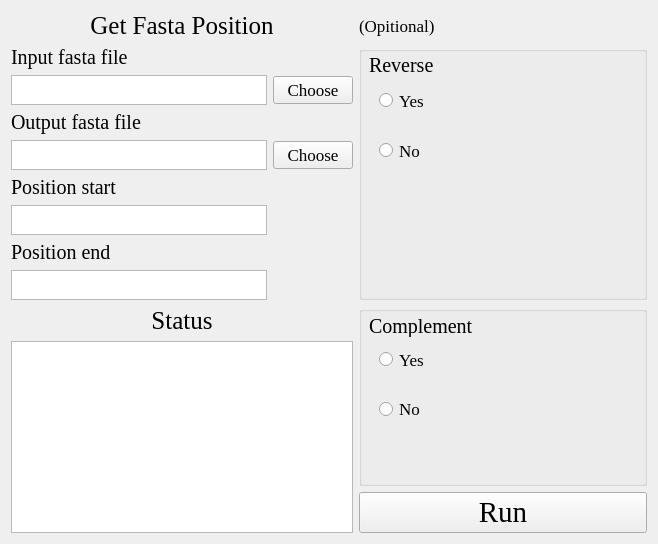
<?xml version="1.0" encoding="UTF-8"?>
<ui version="4.0">
 <class>Form</class>
 <widget class="QWidget" name="Form">
  <property name="geometry">
   <rect>
    <x>0</x>
    <y>0</y>
    <width>658</width>
    <height>542</height>
   </rect>
  </property>
  <property name="sizePolicy">
   <sizepolicy hsizetype="Expanding" vsizetype="Expanding">
    <horstretch>0</horstretch>
    <verstretch>0</verstretch>
   </sizepolicy>
  </property>
  <property name="windowTitle">
   <string>Form</string>
  </property>
  <property name="styleSheet">
   <string notr="true">background-image: url(D:/tools/Pycharm/pyqt/logo/green_back.png);</string>
  </property>
  <layout class="QGridLayout" name="gridLayout_8">
   <item row="3" column="1">
    <layout class="QGridLayout" name="gridLayout_6">
     <item row="0" column="0">
      <widget class="QPushButton" name="pushButton">
       <property name="font">
        <font>
         <family>Times New Roman</family>
         <pointsize>22</pointsize>
        </font>
       </property>
       <property name="styleSheet">
        <string notr="true">background-image: url(D:/Documents/Desktop/white.png)</string>
       </property>
       <property name="text">
        <string>Run</string>
       </property>
      </widget>
     </item>
    </layout>
   </item>
   <item row="1" column="1">
    <layout class="QGridLayout" name="gridLayout_5">
     <property name="verticalSpacing">
      <number>0</number>
     </property>
     <item row="0" column="0">
      <widget class="QGroupBox" name="groupBox">
       <property name="sizePolicy">
        <sizepolicy hsizetype="Expanding" vsizetype="Expanding">
         <horstretch>0</horstretch>
         <verstretch>0</verstretch>
        </sizepolicy>
       </property>
       <property name="title">
        <string/>
       </property>
       <widget class="QRadioButton" name="radioButton">
        <property name="geometry">
         <rect>
          <x>20</x>
          <y>40</y>
          <width>151</width>
          <height>29</height>
         </rect>
        </property>
        <property name="sizePolicy">
         <sizepolicy hsizetype="Expanding" vsizetype="Expanding">
          <horstretch>0</horstretch>
          <verstretch>0</verstretch>
         </sizepolicy>
        </property>
        <property name="font">
         <font>
          <family>Times New Roman</family>
          <pointsize>13</pointsize>
         </font>
        </property>
        <property name="styleSheet">
         <string notr="true"/>
        </property>
        <property name="text">
         <string>Yes</string>
        </property>
        <property name="autoExclusive">
         <bool>true</bool>
        </property>
       </widget>
       <widget class="QRadioButton" name="radioButton_2">
        <property name="geometry">
         <rect>
          <x>20</x>
          <y>90</y>
          <width>121</width>
          <height>29</height>
         </rect>
        </property>
        <property name="sizePolicy">
         <sizepolicy hsizetype="Expanding" vsizetype="Expanding">
          <horstretch>0</horstretch>
          <verstretch>0</verstretch>
         </sizepolicy>
        </property>
        <property name="font">
         <font>
          <family>Times New Roman</family>
          <pointsize>13</pointsize>
         </font>
        </property>
        <property name="styleSheet">
         <string notr="true"/>
        </property>
        <property name="text">
         <string>No</string>
        </property>
        <property name="autoExclusive">
         <bool>true</bool>
        </property>
       </widget>
       <widget class="QLabel" name="label_7">
        <property name="geometry">
         <rect>
          <x>10</x>
          <y>9</y>
          <width>169</width>
          <height>21</height>
         </rect>
        </property>
        <property name="sizePolicy">
         <sizepolicy hsizetype="Expanding" vsizetype="Expanding">
          <horstretch>0</horstretch>
          <verstretch>0</verstretch>
         </sizepolicy>
        </property>
        <property name="maximumSize">
         <size>
          <width>16777215</width>
          <height>30</height>
         </size>
        </property>
        <property name="font">
         <font>
          <family>Times New Roman</family>
          <pointsize>15</pointsize>
         </font>
        </property>
        <property name="text">
         <string>Reverse</string>
        </property>
        <property name="alignment">
         <set>Qt::AlignLeading|Qt::AlignLeft|Qt::AlignVCenter</set>
        </property>
       </widget>
      </widget>
     </item>
    </layout>
   </item>
   <item row="0" column="0">
    <layout class="QGridLayout" name="gridLayout">
     <property name="rightMargin">
      <number>0</number>
     </property>
     <item row="0" column="0">
      <widget class="QLabel" name="label">
       <property name="sizePolicy">
        <sizepolicy hsizetype="Expanding" vsizetype="MinimumExpanding">
         <horstretch>0</horstretch>
         <verstretch>0</verstretch>
        </sizepolicy>
       </property>
       <property name="maximumSize">
        <size>
         <width>16777215</width>
         <height>40</height>
        </size>
       </property>
       <property name="font">
        <font>
         <family>Times New Roman</family>
         <pointsize>19</pointsize>
        </font>
       </property>
       <property name="text">
        <string>Get Fasta Position</string>
       </property>
       <property name="alignment">
        <set>Qt::AlignCenter</set>
       </property>
      </widget>
     </item>
    </layout>
   </item>
   <item row="0" column="1">
    <layout class="QVBoxLayout" name="verticalLayout_7">
     <item>
      <widget class="QLabel" name="label_5">
       <property name="sizePolicy">
        <sizepolicy hsizetype="Expanding" vsizetype="MinimumExpanding">
         <horstretch>0</horstretch>
         <verstretch>0</verstretch>
        </sizepolicy>
       </property>
       <property name="maximumSize">
        <size>
         <width>16777215</width>
         <height>40</height>
        </size>
       </property>
       <property name="font">
        <font>
         <family>Times New Roman</family>
         <pointsize>13</pointsize>
        </font>
       </property>
       <property name="text">
        <string>(Opitional)</string>
       </property>
      </widget>
     </item>
    </layout>
   </item>
   <item row="2" column="0" rowspan="2">
    <layout class="QGridLayout" name="gridLayout_7">
     <item row="0" column="0">
      <widget class="QLabel" name="label_4">
       <property name="sizePolicy">
        <sizepolicy hsizetype="Expanding" vsizetype="MinimumExpanding">
         <horstretch>0</horstretch>
         <verstretch>0</verstretch>
        </sizepolicy>
       </property>
       <property name="maximumSize">
        <size>
         <width>16777215</width>
         <height>40</height>
        </size>
       </property>
       <property name="font">
        <font>
         <family>Times New Roman</family>
         <pointsize>19</pointsize>
        </font>
       </property>
       <property name="text">
        <string>Status</string>
       </property>
       <property name="alignment">
        <set>Qt::AlignCenter</set>
       </property>
      </widget>
     </item>
     <item row="1" column="0">
      <widget class="QTextBrowser" name="textBrowser">
       <property name="sizePolicy">
        <sizepolicy hsizetype="Expanding" vsizetype="MinimumExpanding">
         <horstretch>0</horstretch>
         <verstretch>0</verstretch>
        </sizepolicy>
       </property>
       <property name="maximumSize">
        <size>
         <width>16777215</width>
         <height>200</height>
        </size>
       </property>
       <property name="styleSheet">
        <string notr="true">background-image: url(D:/tools/Pycharm/pyqt/logo/white.png)</string>
       </property>
      </widget>
     </item>
    </layout>
   </item>
   <item row="2" column="1">
    <layout class="QVBoxLayout" name="verticalLayout_5">
     <item>
      <widget class="QGroupBox" name="groupBox_2">
       <property name="sizePolicy">
        <sizepolicy hsizetype="Expanding" vsizetype="Expanding">
         <horstretch>0</horstretch>
         <verstretch>0</verstretch>
        </sizepolicy>
       </property>
       <property name="title">
        <string/>
       </property>
       <widget class="QRadioButton" name="radioButton_4">
        <property name="geometry">
         <rect>
          <x>20</x>
          <y>90</y>
          <width>231</width>
          <height>26</height>
         </rect>
        </property>
        <property name="sizePolicy">
         <sizepolicy hsizetype="Expanding" vsizetype="Expanding">
          <horstretch>0</horstretch>
          <verstretch>0</verstretch>
         </sizepolicy>
        </property>
        <property name="font">
         <font>
          <family>Times New Roman</family>
          <pointsize>13</pointsize>
         </font>
        </property>
        <property name="styleSheet">
         <string notr="true"/>
        </property>
        <property name="text">
         <string>No</string>
        </property>
        <property name="autoExclusive">
         <bool>true</bool>
        </property>
       </widget>
       <widget class="QRadioButton" name="radioButton_3">
        <property name="geometry">
         <rect>
          <x>20</x>
          <y>40</y>
          <width>161</width>
          <height>27</height>
         </rect>
        </property>
        <property name="sizePolicy">
         <sizepolicy hsizetype="Expanding" vsizetype="Expanding">
          <horstretch>0</horstretch>
          <verstretch>0</verstretch>
         </sizepolicy>
        </property>
        <property name="font">
         <font>
          <family>Times New Roman</family>
          <pointsize>13</pointsize>
         </font>
        </property>
        <property name="styleSheet">
         <string notr="true"/>
        </property>
        <property name="text">
         <string>Yes</string>
        </property>
        <property name="autoExclusive">
         <bool>true</bool>
        </property>
       </widget>
       <widget class="QLabel" name="label_10">
        <property name="geometry">
         <rect>
          <x>10</x>
          <y>10</y>
          <width>241</width>
          <height>21</height>
         </rect>
        </property>
        <property name="sizePolicy">
         <sizepolicy hsizetype="Expanding" vsizetype="Expanding">
          <horstretch>0</horstretch>
          <verstretch>0</verstretch>
         </sizepolicy>
        </property>
        <property name="font">
         <font>
          <family>Times New Roman</family>
          <pointsize>15</pointsize>
         </font>
        </property>
        <property name="text">
         <string>Complement</string>
        </property>
        <property name="alignment">
         <set>Qt::AlignLeading|Qt::AlignLeft|Qt::AlignVCenter</set>
        </property>
       </widget>
      </widget>
     </item>
    </layout>
   </item>
   <item row="1" column="0">
    <layout class="QGridLayout" name="gridLayout_2">
     <item row="3" column="0" colspan="2">
      <widget class="QLabel" name="label_3">
       <property name="sizePolicy">
        <sizepolicy hsizetype="Expanding" vsizetype="MinimumExpanding">
         <horstretch>0</horstretch>
         <verstretch>0</verstretch>
        </sizepolicy>
       </property>
       <property name="maximumSize">
        <size>
         <width>16777215</width>
         <height>30</height>
        </size>
       </property>
       <property name="font">
        <font>
         <family>Times New Roman</family>
         <pointsize>15</pointsize>
        </font>
       </property>
       <property name="text">
        <string>Output fasta file</string>
       </property>
       <property name="alignment">
        <set>Qt::AlignLeading|Qt::AlignLeft|Qt::AlignVCenter</set>
       </property>
      </widget>
     </item>
     <item row="5" column="0" colspan="2">
      <widget class="QLabel" name="label_9">
       <property name="sizePolicy">
        <sizepolicy hsizetype="Expanding" vsizetype="MinimumExpanding">
         <horstretch>0</horstretch>
         <verstretch>0</verstretch>
        </sizepolicy>
       </property>
       <property name="maximumSize">
        <size>
         <width>16777215</width>
         <height>30</height>
        </size>
       </property>
       <property name="font">
        <font>
         <family>Times New Roman</family>
         <pointsize>15</pointsize>
        </font>
       </property>
       <property name="text">
        <string>Position start</string>
       </property>
       <property name="alignment">
        <set>Qt::AlignLeading|Qt::AlignLeft|Qt::AlignVCenter</set>
       </property>
      </widget>
     </item>
     <item row="1" column="0" colspan="2">
      <widget class="QLabel" name="label_2">
       <property name="sizePolicy">
        <sizepolicy hsizetype="Expanding" vsizetype="MinimumExpanding">
         <horstretch>0</horstretch>
         <verstretch>0</verstretch>
        </sizepolicy>
       </property>
       <property name="maximumSize">
        <size>
         <width>16777215</width>
         <height>30</height>
        </size>
       </property>
       <property name="font">
        <font>
         <family>Times New Roman</family>
         <pointsize>15</pointsize>
        </font>
       </property>
       <property name="text">
        <string>Input fasta file</string>
       </property>
       <property name="alignment">
        <set>Qt::AlignLeading|Qt::AlignLeft|Qt::AlignVCenter</set>
       </property>
      </widget>
     </item>
     <item row="6" column="0">
      <widget class="QTextEdit" name="textEdit">
       <property name="sizePolicy">
        <sizepolicy hsizetype="Expanding" vsizetype="MinimumExpanding">
         <horstretch>0</horstretch>
         <verstretch>0</verstretch>
        </sizepolicy>
       </property>
       <property name="maximumSize">
        <size>
         <width>16777215</width>
         <height>30</height>
        </size>
       </property>
       <property name="styleSheet">
        <string notr="true">background-image: url(D:/Documents/Desktop/white.png)</string>
       </property>
      </widget>
     </item>
     <item row="4" column="1">
      <widget class="QPushButton" name="pushButton_3">
       <property name="font">
        <font>
         <family>Times New Roman</family>
         <pointsize>13</pointsize>
        </font>
       </property>
       <property name="text">
        <string>Choose</string>
       </property>
      </widget>
     </item>
     <item row="2" column="1">
      <widget class="QPushButton" name="pushButton_2">
       <property name="font">
        <font>
         <family>Times New Roman</family>
         <pointsize>13</pointsize>
        </font>
       </property>
       <property name="text">
        <string>Choose</string>
       </property>
      </widget>
     </item>
     <item row="4" column="0">
      <widget class="QTextBrowser" name="textBrowser_3">
       <property name="sizePolicy">
        <sizepolicy hsizetype="Expanding" vsizetype="MinimumExpanding">
         <horstretch>0</horstretch>
         <verstretch>0</verstretch>
        </sizepolicy>
       </property>
       <property name="maximumSize">
        <size>
         <width>16777215</width>
         <height>30</height>
        </size>
       </property>
       <property name="styleSheet">
        <string notr="true">background-image: url(D:/tools/Pycharm/pyqt/logo/white.png)</string>
       </property>
      </widget>
     </item>
     <item row="2" column="0">
      <widget class="QTextBrowser" name="textBrowser_2">
       <property name="sizePolicy">
        <sizepolicy hsizetype="Expanding" vsizetype="MinimumExpanding">
         <horstretch>0</horstretch>
         <verstretch>0</verstretch>
        </sizepolicy>
       </property>
       <property name="maximumSize">
        <size>
         <width>16777215</width>
         <height>30</height>
        </size>
       </property>
       <property name="styleSheet">
        <string notr="true">background-image: url(D:/tools/Pycharm/pyqt/logo/white.png)</string>
       </property>
      </widget>
     </item>
     <item row="7" column="0">
      <widget class="QLabel" name="label_6">
       <property name="sizePolicy">
        <sizepolicy hsizetype="Expanding" vsizetype="MinimumExpanding">
         <horstretch>0</horstretch>
         <verstretch>0</verstretch>
        </sizepolicy>
       </property>
       <property name="maximumSize">
        <size>
         <width>16777215</width>
         <height>30</height>
        </size>
       </property>
       <property name="font">
        <font>
         <family>Times New Roman</family>
         <pointsize>15</pointsize>
        </font>
       </property>
       <property name="text">
        <string>Position end</string>
       </property>
      </widget>
     </item>
     <item row="8" column="0">
      <widget class="QTextEdit" name="textEdit_2">
       <property name="sizePolicy">
        <sizepolicy hsizetype="Expanding" vsizetype="MinimumExpanding">
         <horstretch>0</horstretch>
         <verstretch>0</verstretch>
        </sizepolicy>
       </property>
       <property name="maximumSize">
        <size>
         <width>16777215</width>
         <height>30</height>
        </size>
       </property>
       <property name="styleSheet">
        <string notr="true">background-image: url(D:/Documents/Desktop/white.png)</string>
       </property>
      </widget>
     </item>
    </layout>
   </item>
  </layout>
 </widget>
 <resources/>
 <connections/>
</ui>
